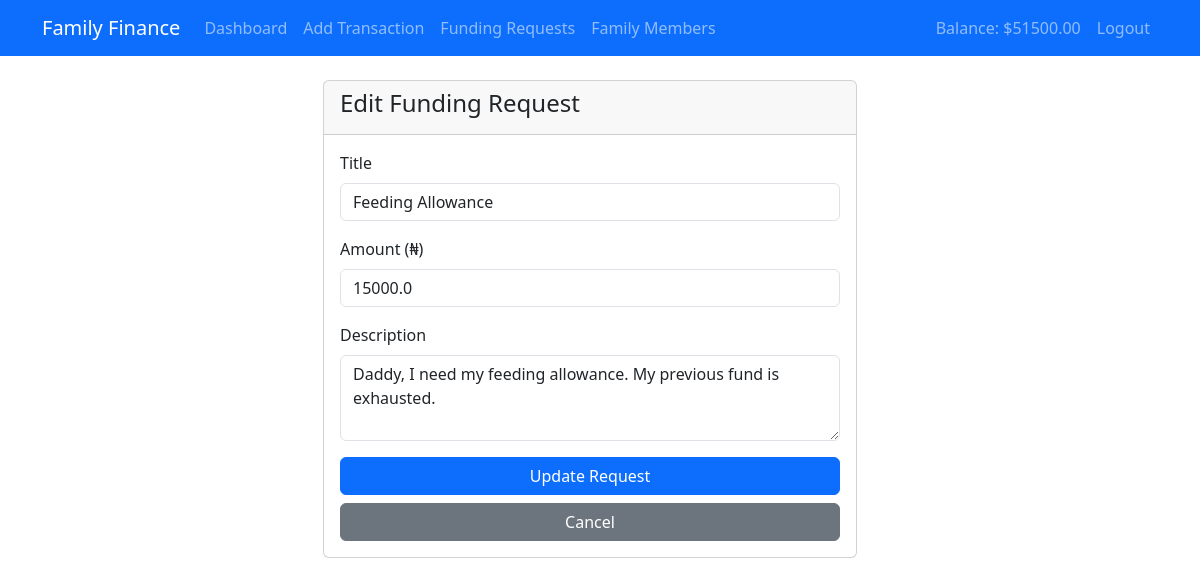
Page /funding_requests/2/edit (signed in) on the committed database.
### app.py (models this page shows, shortened)
class User(db.Model, UserMixin):
    id = db.Column(db.Integer, primary_key=True)
    username = db.Column(db.String(80), unique=True, nullable=False)
    email = db.Column(db.String(120), unique=True, nullable=False)
    password_hash = db.Column(db.String(128))
    role = db.Column(db.String(20), nullable=False)
    balance = db.Column(db.Float, default=0.0)
    is_active = db.Column(db.Boolean, default=True)
    family_id = db.Column(db.Integer, db.ForeignKey('family.id'))
    created_at = db.Column(db.DateTime, default=datetime.utcnow)
    funding_requests = db.relationship('FundingRequest',
                                     foreign_keys='FundingRequest.requested_by',
                                     backref=db.backref('requester_ref', lazy=True),
                                     lazy=True)
    requests_approved = db.relationship('FundingRequest',
                                      foreign_keys='FundingRequest.approved_by',
                                      backref=db.backref('approver_ref', lazy=True),
                                      lazy=True)
    funding_request_balances = db.relationship('FundingRequestBalance',
                                             backref='user_ref',
                                             lazy=True)
    @property
    def password(self):
        raise AttributeError('password is not a readable attribute')

class FundingRequest(db.Model):
    id = db.Column(db.Integer, primary_key=True)
    title = db.Column(db.String(100), nullable=False)
    description = db.Column(db.Text)
    amount = db.Column(db.Float, nullable=False)
    status = db.Column(db.String(20), default='pending')  # pending, approved, rejected
    family_id = db.Column(db.Integer, db.ForeignKey('family.id'), nullable=False)
    requested_by = db.Column(db.Integer, db.ForeignKey('user.id'), nullable=False)
    approved_by = db.Column(db.Integer, db.ForeignKey('user.id'))
    approved_date = db.Column(db.DateTime)
    created_at = db.Column(db.DateTime, default=datetime.utcnow)
    updated_at = db.Column(db.DateTime, default=datetime.utcnow,
                          onupdate=db.text('CURRENT_TIMESTAMP'))
    requester = db.relationship('User', foreign_keys=[requested_by], backref='requests_created')
    approver = db.relationship('User', foreign_keys=[approved_by])  # Remove backref since it's defined in User model
    request_balances = db.relationship('FundingRequestBalance', backref='request', lazy=True)
    request_transactions = db.relationship('FundingRequestTransaction', backref='request', lazy=True)

### app.py (the view, shortened to what this page needs)
@app.route('/funding_requests/<int:id>/edit', methods=['GET', 'POST'])
@login_required
@father_required
def edit_funding_request(id):
    funding_request = FundingRequest.query.filter_by(
        id=id,
        family_id=current_user.family_id
    ).first_or_404()
    if funding_request.status != 'pending':
        flash('Only pending requests can be edited.', 'error')
        return redirect(url_for('funding_requests'))
    return render_template('edit_funding_request.html', request=funding_request)

### app.py (called while the page is built)
@login_manager.user_loader
def load_user(user_id):
    return User.query.get(int(user_id))

def father_required(f):
    @wraps(f)
    def decorated_function(*args, **kwargs):
        if not current_user.is_authenticated or current_user.role != 'father':
            flash('This action requires father privileges')
            return redirect(url_for('dashboard'))
        return f(*args, **kwargs)
    return decorated_function

### templates/edit_funding_request.html
{% extends "base.html" %}
{% block content %}
<div class="container mt-4">
    <div class="row justify-content-center">
        <div class="col-md-6">
            <div class="card">
                <div class="card-header">
                    <h4>Edit Funding Request</h4>
                </div>
                <div class="card-body">
                    <form method="POST">
                        <div class="mb-3">
                            <label for="title" class="form-label">Title</label>
                            <input type="text" class="form-control" id="title" name="title" value="{{ request.title }}" required>
                        </div>
                        <div class="mb-3">
                            <label for="amount" class="form-label">Amount (₦)</label>
                            <input type="number" step="0.01" class="form-control" id="amount" name="amount" value="{{ request.amount }}" required>
                        </div>
                        <div class="mb-3">
                            <label for="description" class="form-label">Description</label>
                            <textarea class="form-control" id="description" name="description" rows="3" required>{{ request.description }}</textarea>
                        </div>
                        <div class="d-grid gap-2">
                            <button type="submit" class="btn btn-primary">Update Request</button>
                            <a href="{{ url_for('funding_requests') }}" class="btn btn-secondary">Cancel</a>
                        </div>
                    </form>
                </div>
            </div>
        </div>
    </div>
</div>
{% endblock %}

### templates/base.html (shortened to what this page needs)
<!DOCTYPE html>
<html lang="en">
<head>
    <link href="https://cdn.jsdelivr.net/npm/bootstrap@5.3.2/dist/css/bootstrap.min.css" rel="stylesheet">
</head>
<body>
    <nav class="navbar navbar-expand-lg navbar-dark bg-primary">
        <div class="container">
            <a class="navbar-brand" href="{{ url_for('index') }}">Family Finance</a>
            <div class="collapse navbar-collapse" id="navbarNav">
                <ul class="navbar-nav me-auto">
                    {% if current_user.is_authenticated %}
                    <li class="nav-item">
                        <a class="nav-link" href="{{ url_for('dashboard') }}">Dashboard</a>
                    </li>
                    <li class="nav-item">
                        <a class="nav-link" href="{{ url_for('add_transaction') }}">Add Transaction</a>
                    </li>
                    <li class="nav-item">
                        <a class="nav-link" href="{{ url_for('funding_requests') }}">Funding Requests</a>
                    </li>
                    {% if current_user.role in ['father', 'mother'] %}
                    <li class="nav-item">
                        <a class="nav-link" href="{{ url_for('manage_family_members') }}">Family Members</a>
                    </li>
                    {% endif %}
                    {% endif %}
                </ul>
                <ul class="navbar-nav">
                    {% if current_user.is_authenticated %}
                    <li class="nav-item">
                        <span class="nav-link">Balance: ${{ "%.2f"|format(current_user.balance) }}</span>
                    </li>
                    <li class="nav-item">
                        <a class="nav-link" href="{{ url_for('logout') }}">Logout</a>
                    </li>
                    {% endif %}
                </ul>
            </div>
        </div>
    </nav>
    <div class="container content">
        {% block content %}{% endblock %}
    </div>
</body>
</html>

### templates/base.html (style rules this page uses)
.navbar { margin-bottom: 20px; }
.content { margin: 20px; }

### rows in the picture
User: balance "51500.00"
FundingRequest: title "Feeding Allowance", amount "15000.0", description "Daddy, I need my feeding allowance. My previous fund is exhausted."
